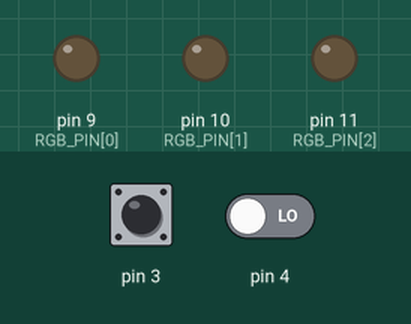
Simulated run of this sketch. Board: Arduino Uno, built with avr-gcc and run on an emulated ATmega328P. Parts: output pins drawn as LEDs (lit = HIGH). Inputs (shaded band) come from the test bench; at power-on: pin 3 LOW, pin 4 LOW.

Above: at 1.2 s.
1.3 s: pin 3 driven HIGH
At 2.5 s:
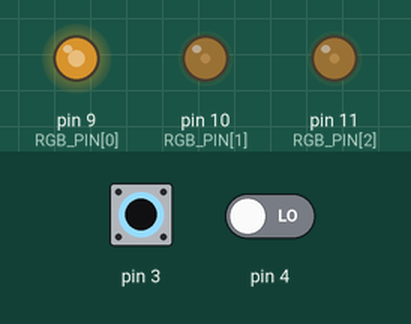
2.8 s: pin 4 driven HIGH
At 3.8 s:
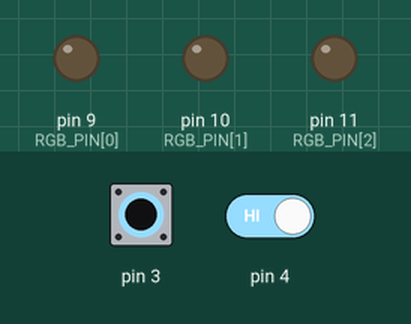
4.3 s: pin 3 pulsed LOW 5 times (0.12 s each, 0.3 s apart)
At 6.9 s:
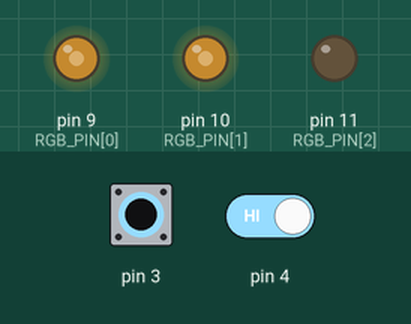
7.3 s: pin 3 pulsed LOW 2 times (0.12 s each, 0.3 s apart)
At 8.5 s:
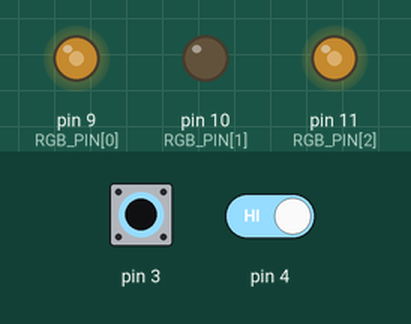
Timing chart, 0 to 10.3 s (numbered marks = the images above; inputs shaded):
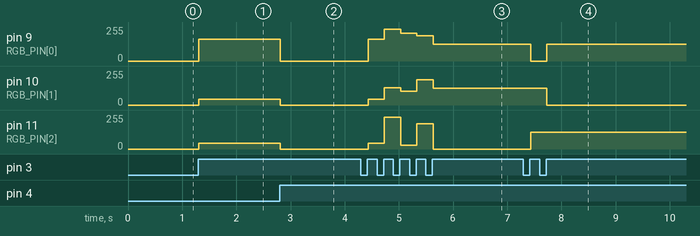

Measured:
- after the input at 1.3 s, pin 9 (RGB_PIN[0]): 0/255 → 165/255 at once; pin 10 (RGB_PIN[1]), pin 11 (RGB_PIN[2]): 0/255 → 42/255 at once
- after the input at 2.8 s, pin 9 (RGB_PIN[0]): 165/255 → 0/255 at once; pin 10 (RGB_PIN[1]), pin 11 (RGB_PIN[2]): 42/255 → 0/255 at once
- after the input at 4.3 s, pin 9 (RGB_PIN[0]): 0/255 → 165/255 after 0.13 s, → 238/255 0.30 s later, → 210/255 0.30 s later, → 190/255 0.30 s later, … (5 changes in this stretch); pin 10 (RGB_PIN[1]): 0/255 → 42/255 after 0.13 s, → 130/255 0.30 s later, → 105/255 0.30 s later, → 190/255 0.30 s later, … (5 changes in this stretch)
- after the input at 7.3 s, pin 9 (RGB_PIN[0]): 127/255 → 0/255 after 0.13 s, → 127/255 0.30 s later; pin 10 (RGB_PIN[1]): 127/255 → 0/255 after 0.43 s; pin 11 (RGB_PIN[2]): 0/255 → 127/255 after 0.13 s

The sketch:

tabela-rgb-digital-com-dois-botoes.ino
```cpp
// NOTE: ao longo do código, fora usado a palavra "auto" de maneira extensiva como um recurso de
// prototipagem, mas algumas resoluções do compilador podem usar mais memória do que realmente se
// é necessário (ex: auto -> unsigned long ao invés de auto -> uint8_t), sem contar problemas que
// podem aparecer em questão de compatibilidade, pois auto foi adicionado depois de C++11.
//
// TODO: remover todas as variáveis do tipo `auto`

const byte RGB_PIN[] = {9, 10, 11}; // NOTE: PWM

// NOTE: algumas cores bem específicas foram exibidas de forma bem estranha por simulações, de forma
// notavel a cor branca que ficou completamente instável no Tinkercad e exibiu uma cor acinzentada
// escura no SimulIDE utilizando o mesmo código para ambos. Caso eu consiga montar essa questão em
// um circuito real para testar as cores, esse comentário será modificado. (talvez eu esteja acessando
// memória inválida no for loop nessa região?)
const byte T_RGB[][15] = {{0, 0, 0}, // Desligado
                         {0, 0, 255}, // Azul
                         {0, 255, 0}, // Verde
                         {0, 255, 255}, // Ciano
                         {255, 0, 0}, // Vermelho
                         {255, 0, 255}, // Magenta
                         {255, 255, 0}, // Amarelo
                         {85, 85, 85}, // Branco
                         {127, 0, 127}, // Roxo
                         {0, 127, 127}, // Verde Azulado
                         {127, 127, 0}, // Laranja
                         {190, 190, 190}, // Cinza
                         {210, 105, 30}, // Chocolate
                         {238, 130, 238}, // Violeta
                         {165, 42, 42}, // Marrom
};

// Número de elementos na tabela e número de elementos dos elementos da tabela, respectivamente
// NOTE: Isso considera que todos os elementos internos do vetor T_RGB tem o mesmo número de
// componentes
const byte T_LEN = sizeof(T_RGB)/sizeof(T_RGB[0]);

// No contexto da questão, não faz sentido essa constante ser diferente de 3 (RGB), mas em uma
// aplicação diferente seria interessante conseguir calcular o tamanho do arranjo interno
//
// NOTE: como calcular o valor da array interna (RGB)?
// sizeof(T_RGB[0])/sizeof(byte) aparentemente não funciona (resulta o mesmo valor de T_LEN)
const byte VEC_LEN = 3;

// NOTE: problema de design em relação ao pino do botão não ser constante, podendo mudar
// durante o runtime. É possível fazer com que "pin" seja um membro constante da struct
// criando-a dentro do construtor? (e caso sim, faz sentido ter um membro constante em
// uma struct?). (é difícil mudar o pino sem querer pois seria necessário acessar btn.pin,
// mas é sempre bom conseguir ter o máximo de controle possível sobre as variáveis)
struct Button {

  // O construtor da struct permite com que apenas o pino seja inicializado, mantendo o restante dos
  // valores no padrão estabelecido
  //
  // NOTE: como fazer o equivalente em C99 (construtores de struct/classes)?
  Button(byte l_pin) : pin{l_pin} {
      pinMode(pin, INPUT);
  }

  byte pin{};
  bool current_state = LOW;
  bool last_state = LOW;
  bool was_pressed = false;
};

// Botão para descer e subir a tabela
Button b_down{3};
Button b_up{4};

void setup() {
  for(auto PIN : RGB_PIN)
    pinMode(PIN, OUTPUT);
}

void statusButton(struct Button &btn) {
  auto current_input = digitalRead(btn.pin);

  if(current_input == HIGH) {
    delay(5);
    current_input = digitalRead(btn.pin);
  }

  btn.current_state = current_input;
  btn.was_pressed = (btn.last_state == LOW && btn.current_state == HIGH) ? true : false;
}

void write_to_led(byte t_index) {
  for(auto j = 0; j < VEC_LEN; j++)
    analogWrite(RGB_PIN[j], T_RGB[t_index][j]);
}

// Essa função não é necessária, mas deixa o loop principal mais intuitivo
void update_status(struct Button &btn) {
  btn.last_state = btn.current_state;
}

void loop() {
  for(auto i = 0; i < T_LEN;) {
    statusButton(b_down);
    statusButton(b_up);

    // Para o botão que percorre a tabela no sentido cima->baixo
    if(b_down.was_pressed) {
      i--;
      i < 0 ? i = T_LEN - 1 : i; // Esse handler é necessário para que não seja acessado o index -1 no array2D

      write_to_led(i);
    }

    // Para o botão que percorre a tabela no sentido baixo->cima
    if(b_up.was_pressed) {
      i++;

      // Nesse ponto de execução, mesmo após o incremento de i, o laço for não irá interromper automaticamente
      // portanto, ainda há a possibilidade de acesso do index T_LEN, que irá acessar um endereço fora da array2D,
      // por isso esse handler é necessário.
      //
      // Esse handler é essencialmente diferente do anterior pois quando i = T_LEN o laço for irá ser interrompido
      // e reiniciado depois (graças ao loop()). Note que quando i = 0, o valor já será incrementado para 1 antes
      // de chamar a função write_to_led(i).
      //
      // NOTE: Existe um jeito melhor de gerenciar o index para que não ocorra acesso inválido da array e
      // que consiga assegurar o efeito de reinicialização do LED sem usar esse operador ternário ou if/else?
      i == T_LEN ? write_to_led(0) : write_to_led(i);
   }

    update_status(b_down);
    update_status(b_up);
  }
}
```

contador.cpp
```cpp
#include "Arduino.h"

constexpr byte MAX_BUF_S = 13; // No contexto do Arduino R3, o máximo é 13 (111111111111B)
byte BUF_END = 0; // Index necessário para localizar o último char da array

char num_in[MAX_BUF_S];
double dec_out = 0.0; // a função pow() funciona apenas com double, se não leva a truncamento

byte bin_out[MAX_BUF_S - 1];

byte LED[MAX_BUF_S - 1];

// Essa flag garantirá que getNum() seja chamado apenas 1 vez no programa inteiro
bool hasInput = false;

enum NumberalSystem {
  Decimal = 1,
  Binary,
  Octal,
  Hexadecimal,
  Invalid,
};

void setup() {
  Serial.begin(9600);

  for(auto i = 0; i < MAX_BUF_S - 1; i++) {
      LED[i] = i+1;
      pinMode(LED[i], OUTPUT);
  }

  Serial.println("Insira o valor maximo do contador [0-4095d]");
  Serial.println("Utilize a ordem esquerda->direita.");
  Serial.println("Coloque o sis. numerico no final do numero");
  Serial.println("Ex: FFh, 101b, 13d, 65o");
  Serial.println();
}

// ----
// Essa função pega o input do usuário pelo serial, só é executada uma
// vez durante todo o runtime
// ----
void getNum() {

  // NOTE: esse objeto só vai ser construído uma vez durante o programa
  String str_buf;

  if (Serial.available() > 0) {
    str_buf = Serial.readStringUntil('\n');
    str_buf.toCharArray(num_in, MAX_BUF_S);
    BUF_END = str_buf.length() - 1; // considerando a contagem a partir do 0

    hasInput = true;
  }
}

// ----
// Detecta se o input está em hexadecimal, octal, binário ou decimal
// ----
int getNumSystem() {
  char systemChar = num_in[BUF_END];
  NumberalSystem numSystem;

  switch (systemChar) {
  case 'f':
  case 'F': {
    numSystem = Hexadecimal;
    break;
  }

  case 'o':
  case 'O': {
    numSystem = Octal;
    break;
  }

  case 'b':
  case 'B': {
    numSystem = Binary;
    break;
  }

  case 'd':
  case 'D': {
    numSystem = Decimal;
    break;
  }

  default: {
    numSystem = Invalid;
    break;
  }
  }

  return numSystem;
}

// -- Algoritmos de Conversão SISTEMA -> Decimal + utilitários

// Verifica se o caractére está em um intervalo [a, b] na tabela ASCII
// essa função auxilia bastante na legibilidade do código
bool char_is_in_between(char ch, char a, char b) {
  return (ch >= a && ch <= b) ? true : false;
}

byte hex_digit_value(char hex_char) {
  byte num_buf = 0;

  if (char_is_in_between(hex_char, '0', '9'))
    num_buf = hex_char - '0'; // considerando valores da tabela ASCII

  else if (char_is_in_between(hex_char, 'A', 'F'))
    num_buf = 15 - ('F' - hex_char);

  else if (char_is_in_between(hex_char, 'a', 'f'))
    num_buf = 15 - ('f' - hex_char);

  return num_buf;
}

void hex_to_dec() {
  byte num_hex_digit = BUF_END; // excluindo o indicador de sistema numérico pois começa a contar do 0

  for (auto i = 0; i < num_hex_digit; i++) {
    auto exp = (num_hex_digit - i) - 1;
    dec_out += hex_digit_value(num_in[i]) * pow(16, exp);
  }
}

// --- Execução
void dec_to_bin(int dec_value) {
    for(auto i = 0; i < MAX_BUF_S - 1; i++)
        // obs: array termina em MAX_BUF_S - 2 por causa do [0]
        bin_out[(MAX_BUF_S - 2) - i] = (dec_value >> i) & 0b1;
}

void bin_to_led() {
    for(auto i = 0; i < MAX_BUF_S - 1; i++)
        digitalWrite(LED[i], bin_out[i]);
}

void count() {
    int max_number = int(round(dec_out));

    for(auto i = 0; i <= max_number; i++) {
        dec_to_bin(i);
        bin_to_led();
        delay(1000);
    }
}

void execute() {
  Serial.print("[LOG] limite do contador estabelecido para ");
  Serial.println(num_in);

  switch (getNumSystem()) {
    case NumberalSystem::Hexadecimal: {
        hex_to_dec();
        count();
        break;
    }
  }

  dec_out = 0;
}

void loop() {
  if (!hasInput)
      getNum();
  else
      execute();
}
```
